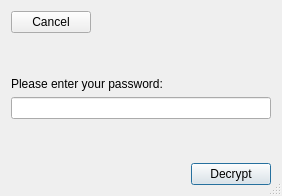
<?xml version="1.0" encoding="UTF-8"?>
<ui version="4.0">
 <class>Password</class>
 <widget class="QDialog" name="Password">
  <property name="windowModality">
   <enum>Qt::WindowModal</enum>
  </property>
  <property name="geometry">
   <rect>
    <x>0</x>
    <y>0</y>
    <width>282</width>
    <height>196</height>
   </rect>
  </property>
  <property name="windowTitle">
   <string>Password Required</string>
  </property>
  <property name="sizeGripEnabled">
   <bool>true</bool>
  </property>
  <property name="modal">
   <bool>true</bool>
  </property>
  <layout class="QVBoxLayout" name="verticalLayout">
   <item>
    <layout class="QHBoxLayout" name="horizontalLayout_2">
     <item>
      <widget class="QPushButton" name="cancelButton">
       <property name="text">
        <string>Cancel</string>
       </property>
      </widget>
     </item>
     <item>
      <spacer name="horizontalSpacer_2">
       <property name="orientation">
        <enum>Qt::Horizontal</enum>
       </property>
       <property name="sizeHint" stdset="0">
        <size>
         <width>40</width>
         <height>20</height>
        </size>
       </property>
      </spacer>
     </item>
    </layout>
   </item>
   <item>
    <spacer name="verticalSpacer">
     <property name="orientation">
      <enum>Qt::Vertical</enum>
     </property>
     <property name="sizeHint" stdset="0">
      <size>
       <width>20</width>
       <height>40</height>
      </size>
     </property>
    </spacer>
   </item>
   <item>
    <widget class="QLabel" name="label">
     <property name="text">
      <string>Please enter your password:</string>
     </property>
    </widget>
   </item>
   <item>
    <widget class="QLineEdit" name="password">
     <property name="inputMethodHints">
      <set>Qt::ImhHiddenText|Qt::ImhNoAutoUppercase|Qt::ImhNoPredictiveText|Qt::ImhSensitiveData</set>
     </property>
     <property name="echoMode">
      <enum>QLineEdit::Password</enum>
     </property>
     <property name="clearButtonEnabled">
      <bool>true</bool>
     </property>
    </widget>
   </item>
   <item>
    <spacer name="verticalSpacer_2">
     <property name="orientation">
      <enum>Qt::Vertical</enum>
     </property>
     <property name="sizeHint" stdset="0">
      <size>
       <width>20</width>
       <height>40</height>
      </size>
     </property>
    </spacer>
   </item>
   <item>
    <layout class="QHBoxLayout" name="horizontalLayout">
     <item>
      <spacer name="horizontalSpacer">
       <property name="orientation">
        <enum>Qt::Horizontal</enum>
       </property>
       <property name="sizeHint" stdset="0">
        <size>
         <width>40</width>
         <height>20</height>
        </size>
       </property>
      </spacer>
     </item>
     <item>
      <widget class="QPushButton" name="decryptButton">
       <property name="text">
        <string>Decrypt</string>
       </property>
       <property name="default">
        <bool>true</bool>
       </property>
      </widget>
     </item>
    </layout>
   </item>
  </layout>
 </widget>
 <tabstops>
  <tabstop>password</tabstop>
  <tabstop>decryptButton</tabstop>
  <tabstop>cancelButton</tabstop>
 </tabstops>
 <resources/>
 <connections/>
</ui>
